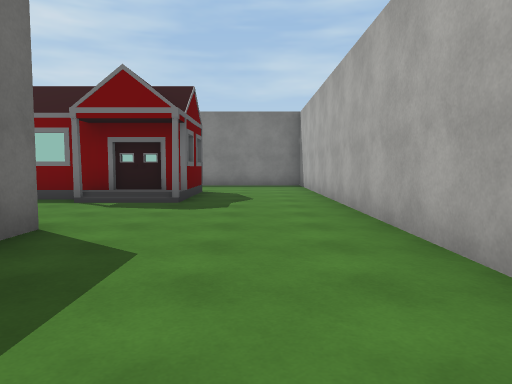
View 1 (above)

18 first-person views from a walk through a scene from a Unity 3-D project. The camera is 1.3 m above the floor, tilts 4° down and sees 70° across. The floor is counted in squares, 2 m on a side. Each view is taken from the middle of a square. On the plan, view 1 faces up. The plan holds only what a view shows up to about 11 squares ahead; the rest is blank. The player is left out. Some surface patterns are stand-ins.

View 2
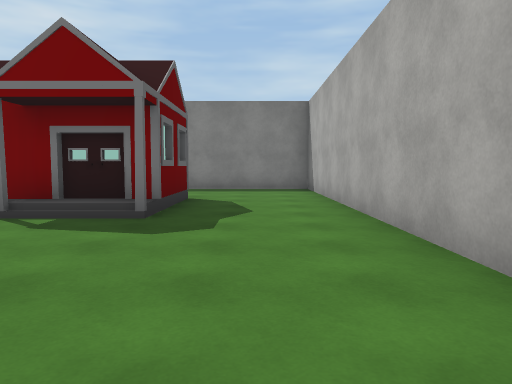

View 3
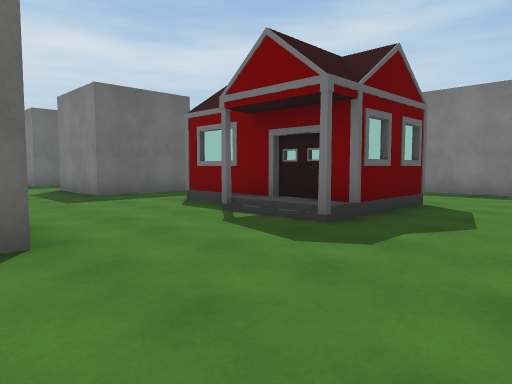

View 4
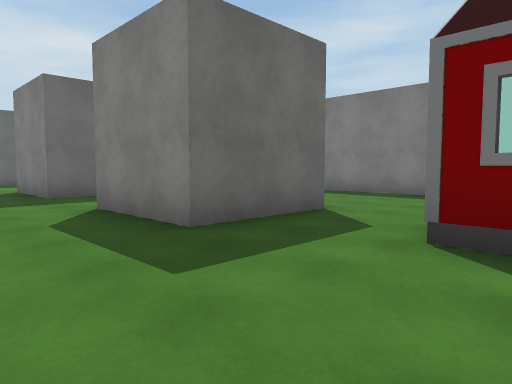

View 5
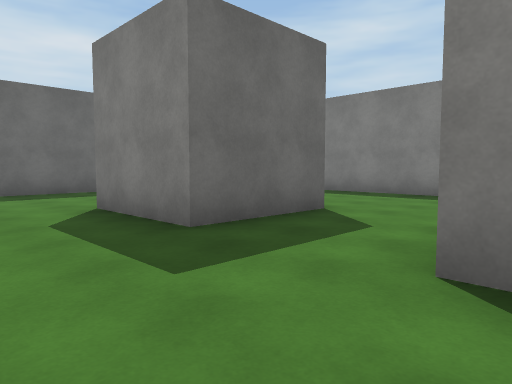

View 6
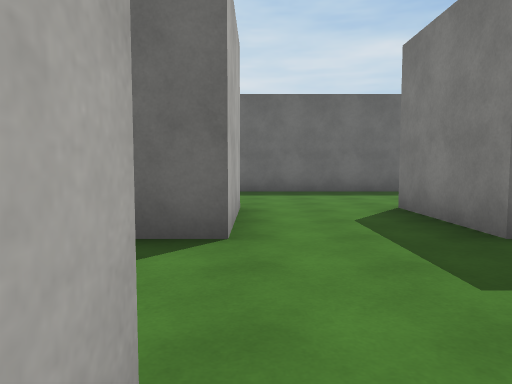

View 7
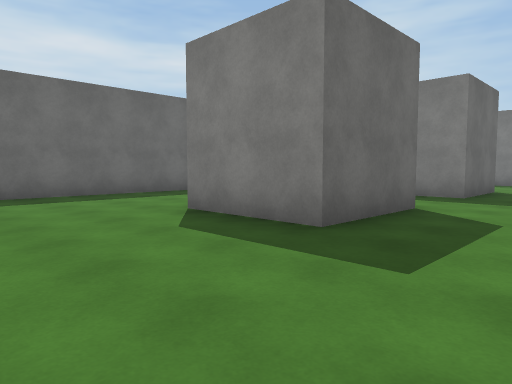

View 8
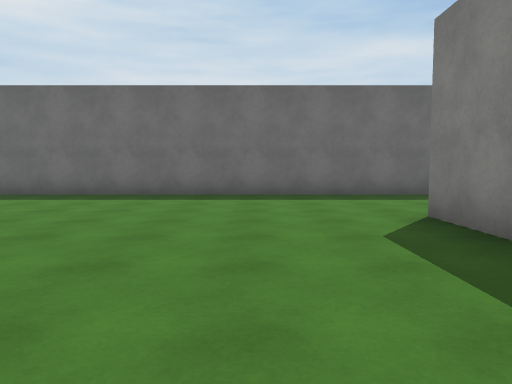

View 9
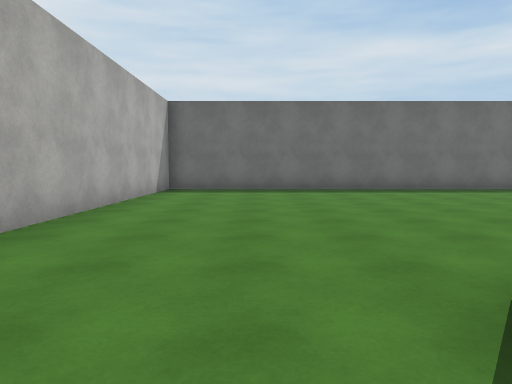

View 10
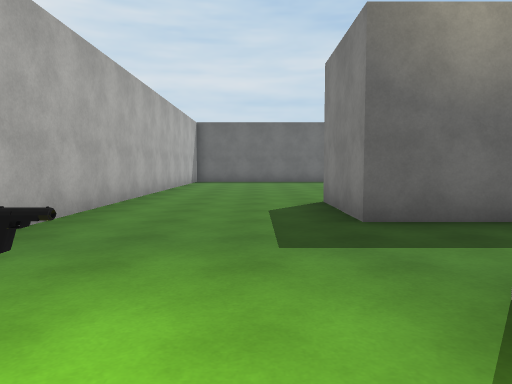

View 11
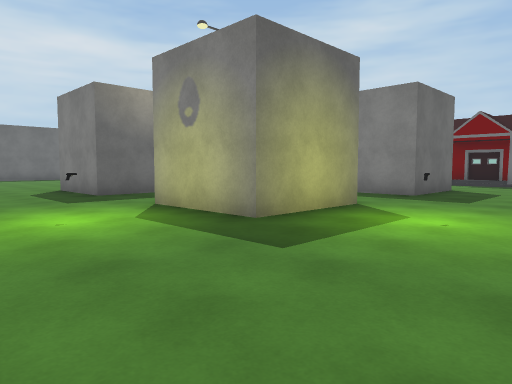

View 12
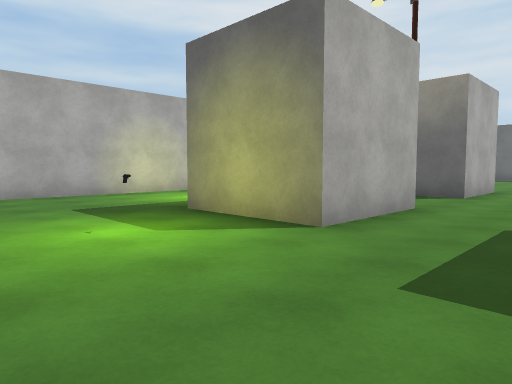

View 13
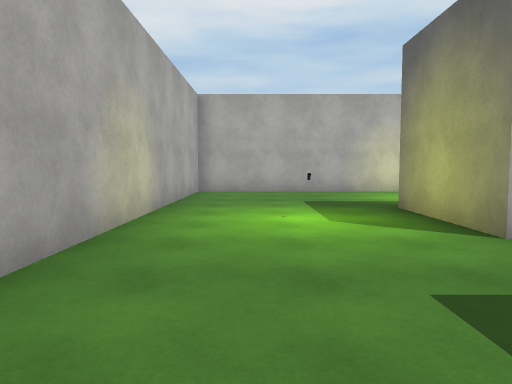

View 14
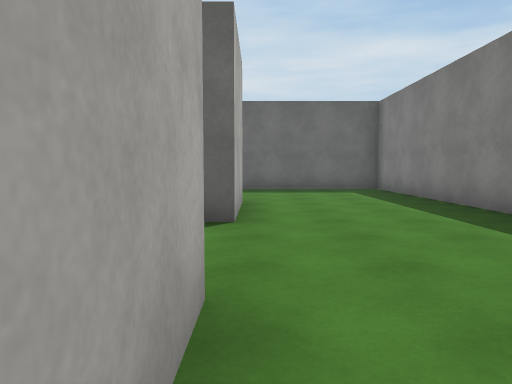

View 15
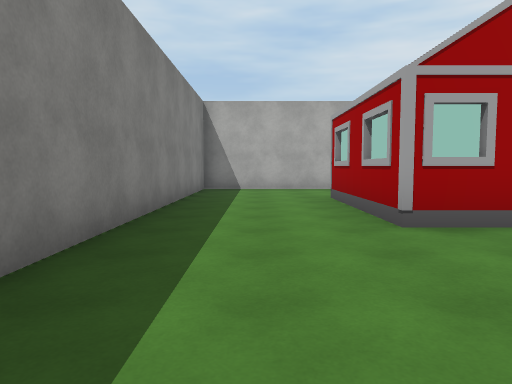

View 16
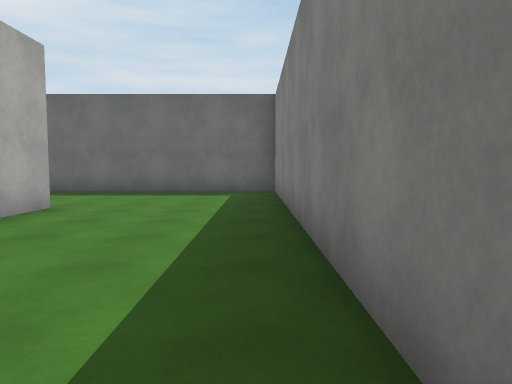

View 17
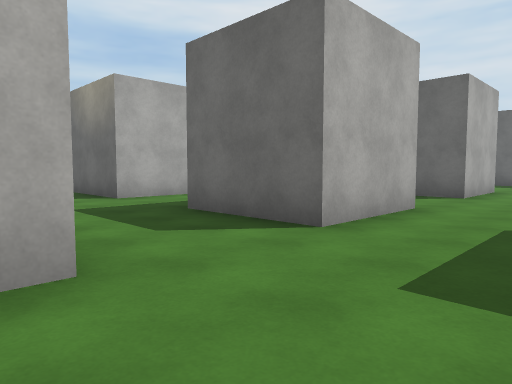

View 18
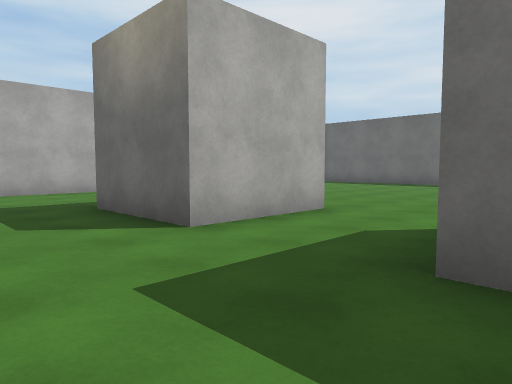

### Floor plan
Key: @ floor where view 1 was taken; # wall or solid block; . main floor; : floor 0.25 m higher than the main floor; H house; P pistol; S streetlight; O other object.
Columns run from 19 left of view 1 to 2 right of it. Each row starts with its distance up from view 1.
 13 ######################
 12 #....................#
 11 #....................#
 10 #....................#
  9 #.............H###...#
  8 #... ##...##..## #...#
  7 #... ##...##....::...#
  6 #....................#
  5 #....................#
  4 #....................#
  3 #..  ##.. ##...##....#
  2 #....##..  #...##....#
  1 #....................#
  0 #..................@.#
 -1 #....................#
 -2 #.........##..S##.O..#
 -3 #.........##...##....#
 -4 #....................#
 -5 #..............P.....#
 -6 #....................#
 -7 #....................#
 -8 ######################

Positions as (right, up) in squares from view 1, and headings:
1: (0, 0), facing up
2: (0, 2), facing up
3: (1, 3), facing up-left
4: (-4, 4), facing up-left
5: (-9, 4), facing up-left
6: (-9, 4), facing left
7: (-10, -2), facing up-left
8: (-10, -1), facing left
9: (-8, -5), facing left
10: (-3, -5), facing left
11: (1, -7), facing up-left
12: (1, 1), facing down-left
13: (0, 2), facing down
14: (-8, 9), facing left
15: (-9, 11), facing right
16: (-9, 12), facing left
17: (-4, 6), facing down-left
18: (-5, 2), facing down-left
